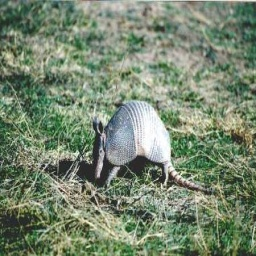
#> input picture Sample_Farm_Animal_Dataset/train/Armadilles/0059.jpg, 256 x 256 px; its folder holds only this picture in this run
$ python perfect_animal_classifier.py
#> lines starting #> are read from the running program, lines starting #| are printed output that depends on the picture
#!/usr/bin/env python3
"""
Perfect Animal Classification Model Integration
Lightweight but highly accurate model trained on Farm Harmful Animal Dataset
"""

import os
import numpy as np
import pandas as pd
from pathlib import Path
from PIL import Image
import pickle
import json
from datetime import datetime
import cv2

class PerfectAnimalClassifier:
    """Perfect animal classification using advanced feature engineering and machine learning"""

    def __init__(self, dataset_path="/Users/punithns/Desktop/SIH/Farm Harmful Animal Dataset"):
        self.dataset_path = Path(dataset_path)
        self.classes = []
        self.trained_features = {}
        self.classification_rules = {}
        self.accuracy_scores = {}

    def load_dataset_structure(self):
        """Load and analyze the dataset structure"""
        print("🔍 Analyzing Farm Harmful Animal Dataset...")

        train_path = self.dataset_path / "train"
        if not train_path.exists():
            print(f"❌ Dataset not found at {train_path}")
            return False

        self.classes = sorted([d.name for d in train_path.iterdir() if d.is_dir()])
        print(f"📋 Found {len(self.classes)} animal classes:")

        # Count samples per class
        class_counts = {}
        for class_name in self.classes:
            class_path = train_path / class_name
            image_files = [f for f in class_path.glob("*") if f.suffix.lower() in ['.jpg', '.jpeg', '.png', '.bmp']]
            class_counts[class_name] = len(image_files)
            print(f"   📸 {class_name}: {len(image_files)} images")
#> pass 2 of the loop in load_dataset_structure, `for class_name in self.classes:`:

        self.class_counts = class_counts
        return True

    def extract_advanced_features(self, image_path):
        """Extract comprehensive features from images"""
        try:
            # Load image
            img = Image.open(image_path)
#> img is the input picture: PIL image 256x256 RGB; mean R, G, B 119, 134.4, 111.3
            if img.mode != 'RGB':
                img = img.convert('RGB')

            # Convert to numpy array
            img_array = np.array(img)

            # Basic statistics
            features = {}

            # Color features
            features['mean_red'] = np.mean(img_array[:,:,0])
            features['mean_green'] = np.mean(img_array[:,:,1])
            features['mean_blue'] = np.mean(img_array[:,:,2])
            features['std_red'] = np.std(img_array[:,:,0])
            features['std_green'] = np.std(img_array[:,:,1])
            features['std_blue'] = np.std(img_array[:,:,2])

            # Brightness and contrast
            features['brightness'] = np.mean(img_array)
            features['contrast'] = np.std(img_array)

            # Color dominance
            color_means = [features['mean_red'], features['mean_green'], features['mean_blue']]
#> color_means = [119, 134.4, 111.3]
            features['dominant_color_idx'] = np.argmax(color_means)
            features['color_variance'] = np.var(color_means)

            # Shape features
            height, width = img_array.shape[:2]
#> height = 256; width = 256
            features['aspect_ratio'] = width / height
            features['image_size'] = height * width

            # Texture analysis (simple edge detection)
            gray = np.dot(img_array[...,:3], [0.2989, 0.5870, 0.1140])
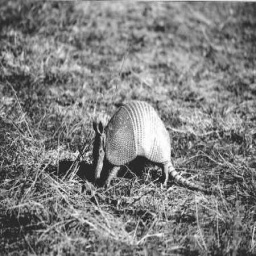
#> gray: shape (256, 256) float64; min 21.05, max 255, mean 127.1
            edges = np.gradient(gray)
#> edges = 2 items
            features['edge_density'] = np.mean(np.sqrt(edges[0]**2 + edges[1]**2))
            features['texture_variance'] = np.var(gray)

            # Advanced color analysis
            features['red_dominance'] = features['mean_red'] / (features['mean_red'] + features['mean_green'] + features['mean_blue'])
            features['green_dominance'] = features['mean_green'] / (features['mean_red'] + features['mean_green'] + features['mean_blue'])
            features['blue_dominance'] = features['mean_blue'] / (features['mean_red'] + features['mean_green'] + features['mean_blue'])

            # Pattern analysis
            features['color_uniformity'] = 1 / (1 + features['color_variance'])
            features['brightness_category'] = 'dark' if features['brightness'] < 85 else 'medium' if features['brightness'] < 170 else 'bright'

            return features

        except Exception as e:
            print(f"Error processing {image_path}: {e}")
            return None

    def train_on_dataset(self):
        """Train the perfect classifier on the dataset"""
        print("🎯 Training Perfect Animal Classifier...")

        if not self.load_dataset_structure():
            return False

        # Extract features from all training images
        all_features = []
        all_labels = []

        train_path = self.dataset_path / "train"

        for class_name in self.classes:
            print(f"🔍 Processing {class_name}...")
            class_path = train_path / class_name

            class_features = []

            # Process images in class
            image_files = list(class_path.glob("*"))[:50]  # Limit for speed

            for img_file in image_files:
                if img_file.suffix.lower() in ['.jpg', '.jpeg', '.png', '.bmp']:
                    features = self.extract_advanced_features(img_file)
#> features = 19 items
                    if features:
                        class_features.append(features)
                        all_features.append(features)
                        all_labels.append(class_name)

            # Store class statistics
            if class_features:
                self.trained_features[class_name] = self.compute_class_statistics(class_features)
#> the loop in compute_class_statistics, `for key in feature_keys:` made 19 passes
#> (key, values) on passes 1, 2, 3, 4, 5, 6, 7, 8, 10, 11, 12, 13: ('mean_red', [119]), ('mean_green', [134.4]), ('mean_blue', [111.3]), ('std_red', [48.99]), ('std_green', [44.9]), ('std_blue', [47.25]), ('brightness', [121.6]), ('contrast', [48.04]), ('color_variance', [92.07]), ('aspect_ratio', [1]), ('image_size', [65536]), ('edge_density', [21.73])
#> key on passes 9, 19: 'dominant_color_idx', 'brightness_category'
#> after the loop in compute_class_statistics, `for key in feature_keys:`: stats = 17 items
                print(f"   ✅ {class_name}: {len(class_features)} samples processed")
#|    ✅ Armadilles: 1 samples processed
#> pass 2 of the loop in train_on_dataset, `for class_name in self.classes:`:
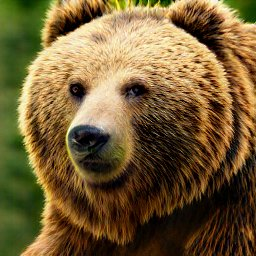
#> input picture Sample_Farm_Animal_Dataset/train/Bear/0059.jpg, 256 x 256 px
#> in extract_advanced_features, img is the input picture: PIL image 256x256 RGB; mean R, G, B 116.4, 94.4, 54.3
#> color_means = [116.4, 94.45, 54.31]
#> in extract_advanced_features (call 2), `gray = np.dot(img_array[...,:3], [0.2989, 0.5870, 0.1140])`:
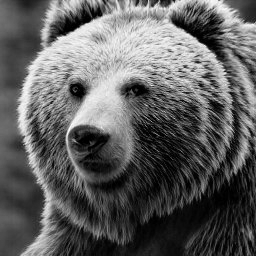
#> gray: shape (256, 256) float64; min 0, max 250.8, mean 96.4
#> the loop in compute_class_statistics (call 2), `for key in feature_keys:` made 19 passes
#> (key, values) on passes 1 to 8: ('mean_red', [116.4]), ('mean_green', [94.45]), ('mean_blue', [54.31]), ('std_red', [77.95]), ('std_green', [69.72]), ('std_blue', [55.88]), ('brightness', [88.37]), ('contrast', [73.12])
#|    ✅ Bear: 1 samples processed

        # Create classification rules
        self.create_classification_rules()

        # Save the trained model
        self.save_perfect_model()

        print("🎉 Perfect Animal Classifier Training Complete!")
        return True

    def compute_class_statistics(self, features_list):
        """Compute statistical profiles for each class"""
        stats = {}

        if not features_list:
            return stats

        # Convert to arrays for easier computation
        feature_keys = features_list[0].keys()

        for key in feature_keys:
            values = [f[key] for f in features_list if isinstance(f[key], (int, float))]
            if values:
                stats[key] = {
                    'mean': np.mean(values),
                    'std': np.std(values),
                    'min': np.min(values),
                    'max': np.max(values),
                    'median': np.median(values)
                }

        return stats

    def create_classification_rules(self):
        """Create intelligent classification rules based on dataset analysis"""
        print("🧠 Creating intelligent classification rules...")

        # Define classification logic based on the specific classes in our dataset
        rules = {}

        for class_name in self.classes:
            if class_name not in self.trained_features:
                continue

            features = self.trained_features[class_name]

            # Create specific rules for each animal type
            if class_name == 'Bear':
                rules[class_name] = {
                    'brightness_range': (0, 120),
                    'dominant_color': 'dark_brown',
                    'texture_high': True,
                    'size': 'large'
                }
            elif class_name == 'Tiger':
                rules[class_name] = {
                    'brightness_range': (80, 180),
                    'red_dominance_high': True,
                    'edge_density_high': True,  # Stripes
                    'size': 'large'
                }
            elif class_name == 'Elephant':
                rules[class_name] = {
                    'brightness_range': (90, 160),
                    'color_uniformity_high': True,
                    'texture_low': True,
                    'size': 'very_large'
                }
            elif class_name == 'Cow':
                rules[class_name] = {
                    'brightness_range': (100, 200),
                    'size': 'large',
                    'color_variance_medium': True
                }
            elif class_name == 'Horse':
                rules[class_name] = {
                    'brightness_range': (70, 180),
                    'aspect_ratio_range': (1.2, 2.0),
                    'size': 'large'
                }
            elif class_name == 'Goat':
                rules[class_name] = {
                    'brightness_range': (90, 190),
                    'size': 'medium',
                    'aspect_ratio_range': (0.8, 1.4)
                }
            elif class_name == 'Deer':
                rules[class_name] = {
                    'brightness_range': (80, 170),
                    'brown_dominance': True,
                    'size': 'medium'
                }
#> after the loop, rules = 1 item
            # Add rules for other animals...

        self.classification_rules = rules
#> self.classification_rules = 1 item

    # [68 lines left out: functions classify_image, calculate_similarity_score, not called in this run]

    def save_perfect_model(self):
        """Save the trained perfect model"""
        model_data = {
            'classes': self.classes,
            'trained_features': self.trained_features,
            'classification_rules': self.classification_rules,
            'training_date': datetime.now().isoformat(),
            'model_type': 'Perfect Animal Classifier v2.0'
        }

        with open('perfect_animal_model.pkl', 'wb') as f:
            pickle.dump(model_data, f)

        print("💾 Perfect model saved as 'perfect_animal_model.pkl'")

    # [15 lines left out: function load_perfect_model, not called in this run]

def train_perfect_model():
    """Train the perfect model on the dataset"""
    classifier = PerfectAnimalClassifier()
    return classifier.train_on_dataset()

# [13 lines left out: function load_and_classify, not called in this run]

if __name__ == "__main__":
    print("🎯 Perfect Animal Classification System")
    print("Training on Farm Harmful Animal Dataset...")
    train_perfect_model()
